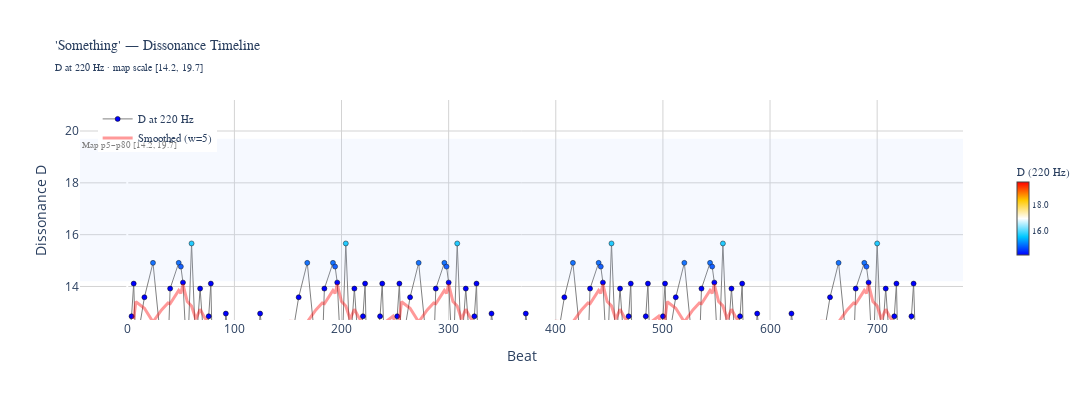

Here is the notebook cell this chart was saved with:
### Code cell
# ============================================================================
# DISSONANCE TIMELINE — 'Something' tension evolution
# ============================================================================
# Color and Y-axis from the EigenSpace map scale (p5/p80)

df_tl = df_something[df_something['dissonance'].notna()].copy()
df_tl['d_220'] = [
    compute_dissonance(row['alpha'], row['beta'], row['gamma'], base_freq=220.0)
    for _, row in df_tl.iterrows()
]

fig2 = go.Figure()

# Reference band: map scale
fig2.add_hrect(
    y0=D_MAP_MIN, y1=D_MAP_MAX,
    fillcolor='rgba(180, 200, 255, 0.12)',
    line_width=0,
    annotation_text=f'Map p5–p80 [{D_MAP_MIN:.1f}, {D_MAP_MAX:.1f}]',
    annotation_position='top left',
    annotation=dict(font=dict(size=9, color='gray', family='Source Code Pro')),
)

# Song dissonance at 220 Hz
fig2.add_trace(go.Scatter(
    x=df_tl['beat'],
    y=df_tl['d_220'],
    mode='lines+markers',
    marker=dict(
        size=5,
        color=df_tl['d_220'],
        colorscale=eigenspace_colorscale,
        cmin=D_MAP_MIN,
        cmax=D_MAP_MAX,
        line=dict(width=0.5, color='black'),
        colorbar=dict(
            title='D (220 Hz)',
            thickness=12, len=0.5,
            x=1.05,
            tickfont=dict(size=9, family='Source Code Pro'),
            tickformat='.1f',
        ),
    ),
    line=dict(color='gray', width=1),
    text=[
        f"{row['chord_type']}<br>D={row['d_220']:.3f}"
        for _, row in df_tl.iterrows()
    ],
    hoverinfo='text',
    name='D at 220 Hz',
))

# Smoothed trend
window = 5
if len(df_tl) > window:
    smoothed = df_tl['d_220'].rolling(window, center=True).mean()
    fig2.add_trace(go.Scatter(
        x=df_tl['beat'], y=smoothed,
        mode='lines',
        line=dict(color='rgba(255, 0, 0, 0.4)', width=3),
        name=f'Smoothed (w={window})',
    ))

fig2.update_layout(
    title=dict(
        text="'Something' — Dissonance Timeline<br>"
             f"<sub>D at 220 Hz · map scale [{D_MAP_MIN:.1f}, {D_MAP_MAX:.1f}]</sub>",
        font=dict(size=14, family='Source Code Pro'),
    ),
    xaxis=dict(title='Beat', gridcolor='lightgray'),
    yaxis=dict(
        title='Dissonance D',
        gridcolor='lightgray',
        range=[D_MAP_MIN - 1.5, D_MAP_MAX + 1.5],
    ),
    width=1200, height=400,
    paper_bgcolor='white', plot_bgcolor='white',
    legend=dict(x=0.02, y=0.98, font=dict(family='Source Code Pro', size=11)),
)

fig2.show()

print(f"\n'Something' D at 220 Hz:  {df_tl['d_220'].min():.3f} – {df_tl['d_220'].max():.3f}  (mean {df_tl['d_220'].mean():.3f})")
print(f"Map scale: [{D_MAP_MIN:.3f}, {D_MAP_MAX:.3f}]")

### Figure 1 — Plotly figure (JSON) as saved in the notebook; plotly's stock layout.template omitted (floating-point values rounded to 4 significant figures; data arrays with more than 128 entries replaced by an {"elided": "..."} marker saying what was removed)
{"data": [{"hoverinfo": "text", "line": {"color": "gray", "width": 1}, "marker": {"cmax": 19.7, "cmin": 14.21, "color": {"elided": "165 float values"}, "colorbar": {"len": 0.5, "thickness": 12, "tickfont": {"family": "Source Code Pro", "size": 9}, "tickformat": ".1f", "title": {"text": "D (220 Hz)"}, "x": 1.05}, "colorscale": [[0, "rgba(0,   0, 255, 1.0)"], [0.25, "rgba(0, 200, 255, 1.0)"], [0.5, "rgba(255,255,255, 1.0)"], [0.75, "rgba(255,200,  0, 1.0)"], [1, "rgba(255,  0,  0, 1.0)"]], "line": {"color": "black", "width": 0.5}, "size": 5}, "mode": "lines+markers", "name": "D at 220 Hz", "text": {"elided": "165 str values"}, "type": "scatter", "x": {"elided": "165 float values"}, "y": {"elided": "165 float values"}}, {"line": {"color": "rgba(255, 0, 0, 0.4)", "width": 3}, "mode": "lines", "name": "Smoothed (w=5)", "type": "scatter", "x": {"elided": "165 float values"}, "y": {"elided": "165 float values"}}], "layout": {"annotations": [{"font": {"color": "gray", "family": "Source Code Pro", "size": 9}, "showarrow": false, "text": "Map p5–p80 [14.2, 19.7]", "x": 0, "xanchor": "left", "xref": "x domain", "y": 19.7, "yanchor": "top", "yref": "y"}], "height": 400, "legend": {"font": {"family": "Source Code Pro", "size": 11}, "x": 0.02, "y": 0.98}, "paper_bgcolor": "white", "plot_bgcolor": "white", "shapes": [{"fillcolor": "rgba(180, 200, 255, 0.12)", "line": {"width": 0}, "type": "rect", "x0": 0, "x1": 1, "xref": "x domain", "y0": 14.21, "y1": 19.7, "yref": "y"}], "title": {"font": {"family": "Source Code Pro", "size": 14}, "text": "'Something' — Dissonance Timeline<br><sub>D at 220 Hz · map scale [14.2, 19.7]</sub>"}, "width": 1200, "xaxis": {"gridcolor": "lightgray", "title": {"text": "Beat"}}, "yaxis": {"gridcolor": "lightgray", "range": [12.71, 21.2], "title": {"text": "Dissonance D"}}}}
